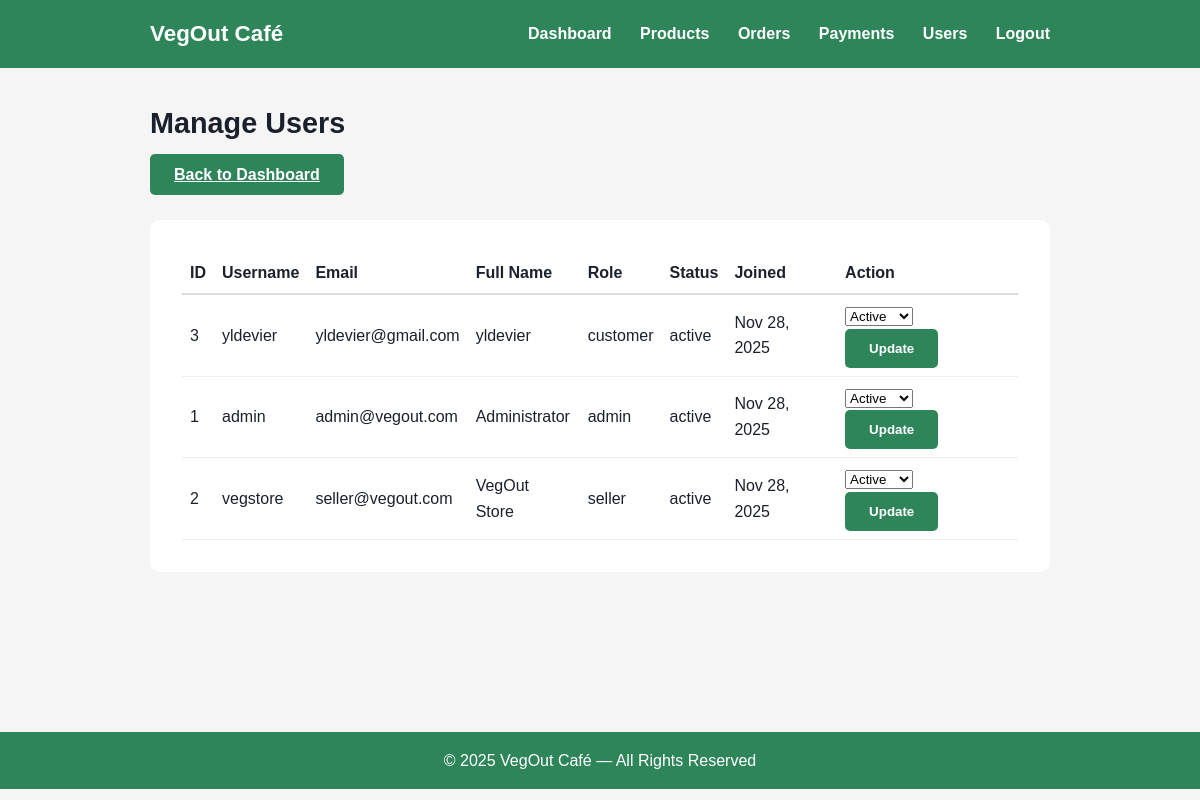
The page /admin/users.php (signed in) on the database its author committed.
### tables this page shows
CREATE TABLE `users` (
  `user_id` int(11) NOT NULL,
  `role` enum('admin','seller','customer') NOT NULL,
  `username` varchar(50) NOT NULL,
  `email` varchar(100) NOT NULL,
  `password_hash` varchar(255) NOT NULL,
  `full_name` varchar(100) DEFAULT NULL,
  `phone` varchar(20) DEFAULT NULL,
  `status` enum('active','inactive','banned') DEFAULT 'active',
  `created_at` datetime DEFAULT current_timestamp(),
  `updated_at` datetime DEFAULT NULL ON UPDATE current_timestamp()
);

### admin/users.php (the view, shortened to what this page needs)
<?php
$db = getDB();
$users_result = $db->query("SELECT * FROM users ORDER BY created_at DESC");
$users = $users_result ? $users_result->fetch_all(MYSQLI_ASSOC) : [];
include '../includes/header.php';
?>
<div class="container" style="min-height: calc(100vh - 200px);">
    <h2>Manage Users</h2>
    <a href="dashboard.php" class="btn">Back to Dashboard</a>
    <div style="background:white;padding:2rem;border-radius:10px;margin-top:2rem;">
        <table style="width:100%;border-collapse:collapse;">
            <thead>
                <tr style="border-bottom:2px solid #ddd;">
                    <th style="padding:0.5rem;text-align:left;">ID</th>
                    <th style="padding:0.5rem;text-align:left;">Username</th>
                    <th style="padding:0.5rem;text-align:left;">Email</th>
                    <th style="padding:0.5rem;text-align:left;">Full Name</th>
                    <th style="padding:0.5rem;text-align:left;">Role</th>
                    <th style="padding:0.5rem;text-align:left;">Status</th>
                    <th style="padding:0.5rem;text-align:left;">Joined</th>
                    <th style="padding:0.5rem;text-align:left;">Action</th>
                </tr>
            </thead>
            <tbody>
                <?php foreach ($users as $user): ?>
                <tr style="border-bottom:1px solid #eee;">
                    <td style="padding:0.5rem;"><?= $user['user_id'] ?></td>
                    <td style="padding:0.5rem;"><?= htmlspecialchars($user['username']) ?></td>
                    <td style="padding:0.5rem;"><?= htmlspecialchars($user['email']) ?></td>
                    <td style="padding:0.5rem;"><?= htmlspecialchars($user['full_name']) ?></td>
                    <td style="padding:0.5rem;"><?= htmlspecialchars($user['role']) ?></td>
                    <td style="padding:0.5rem;"><?= htmlspecialchars($user['status']) ?></td>
                    <td style="padding:0.5rem;"><?= date('M d, Y', strtotime($user['created_at'])) ?></td>
                    <td style="padding:0.5rem;">
                        <form method="POST" style="display:inline;">
                            <select name="status">
                                <option value="active" <?= $user['status'] === 'active' ? 'selected' : '' ?>>Active</option>
                            </select>
                            <button type="submit" class="btn">Update</button>
                        </form>
                    </td>
                </tr>
                <?php endforeach; ?>
            </tbody>
        </table>
    </div>
</div>
<?php include '../includes/footer.php'; ?>

### assets/css/style.css (style rules this page uses)
:root { --primary: #2f855a; --primary-dark: #276749; --bg: #f5f5f5; --text-dark: #1a202c; --text-light: #4a5568; --radius: 10px; }
body { margin: 0; font-family: Arial, sans-serif; background-color: var(--bg); color: var(--text-dark); line-height: 1.6; }
.container { max-width: 900px; margin: 2rem auto; padding: 0 2rem; }
h2 { margin-bottom: 1rem; font-size: 1.8rem; }
.btn { background: var(--primary); color: white; padding: 0.75rem 1.5rem; border: none; border-radius: 5px; cursor: pointer; font-weight: bold; }

### rows shown on the page
users: user_id "3", username "yldevier", email "yldevier@gmail.com", full_name "yldevier", role "customer", status "active", created_at "Nov 28, 2025", status "Active"
users: user_id "1", username "admin", email "admin@vegout.com", full_name "Administrator", role "admin", status "active", created_at "Nov 28, 2025", status "Active"
users: user_id "2", username "vegstore", email "seller@vegout.com", full_name "VegOut Store", role "seller", status "active", created_at "Nov 28, 2025", status "Active"
